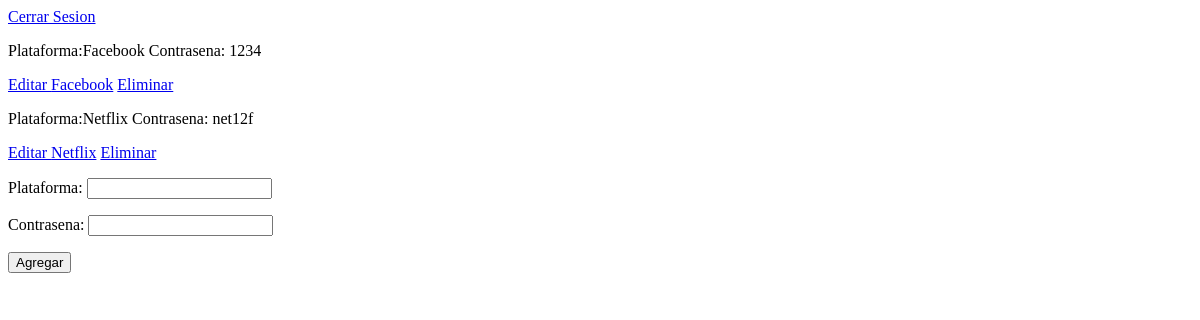
The app's page / (signed in), older data.
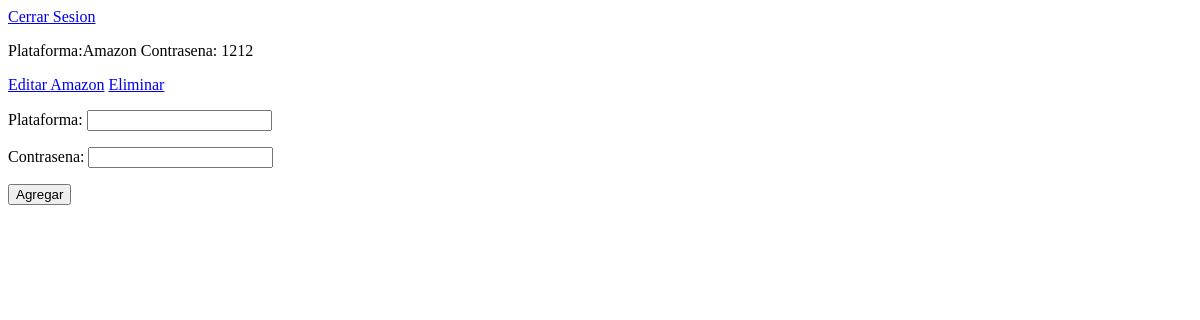
The same page, newer data.
### gestor/models.py (models this page shows)
class Contrasena(models.Model):
    usuario = models.ForeignKey(User, on_delete=models.CASCADE, related_name='contrasena')
    plataforma = models.CharField(max_length=100)
    passw = models.CharField(max_length=100)
    def __str__(self):
        return f'Plataforma:{self.plataforma} Contrasena: {self.passw}'

### gestor/views.py (the view)
# urls.py: path('', views.home, name='home'),
@login_required
def home(request):
    usuario_actual = request.user
    listacontrasenas = usuario_actual.contrasena.all()
    form = RegistroContrasena()
    contexto = {'contrasenas': listacontrasenas, 'form':form}
    return render(request, 'gestor/home.html', contexto)

### gestor/forms.py
class RegistroContrasena(forms.ModelForm):
    plataforma = forms.CharField(label='Plataforma')
    passw = forms.CharField(label='Contrasena', widget=forms.PasswordInput)
    class Meta:
        model = Contrasena
        fields = ['plataforma', 'passw']

### gestor/templates/gestor/home.html (shortened to what this page needs)
{% load static %}
<!DOCTYPE html>
<html lang="en">
<head>
</head>
<body>
    <a href="{% url 'logout' %}">Cerrar Sesion</a>
    {% for contrasena in contrasenas %}
        <div>
            <p>{{ contrasena }}</p>
            <a href="{% url 'edicioncontrasena' contrasena.id %}">Editar {{ contrasena.plataforma }}</a>
            <a href="{% url 'eliminarcontrasena' contrasena.id %}" class="BtnEliminar">Eliminar</a>
        </div>
    {% endfor %}
    <form class="form" method="post" action="{% url 'nuevacontrasena' %}"> {% csrf_token %}
        {{ form.as_p }}
        <button type="submit" id="submit">Agregar</button>
    </form>
</body>
</html>

Row changes from the older to the newer data that the page shows:
removed Contrasena: plataforma+passw "Plataforma:Facebook Contrasena: 1234", plataforma "Facebook"
removed Contrasena: plataforma+passw "Plataforma:Netflix Contrasena: net12f", plataforma "Netflix"
added Contrasena: plataforma+passw "Plataforma:Amazon Contrasena: 1212", plataforma "Amazon"
